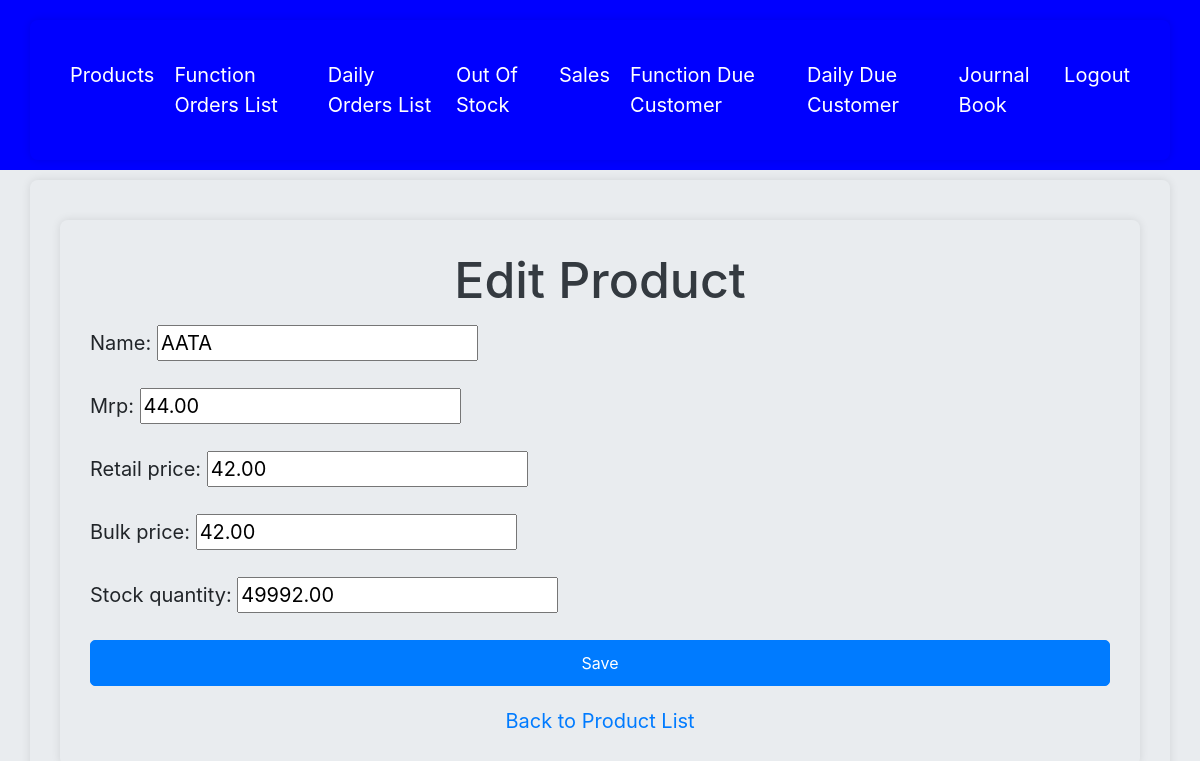
/products/edit/494/ (signed in), run on an earlier commit of the app's database.
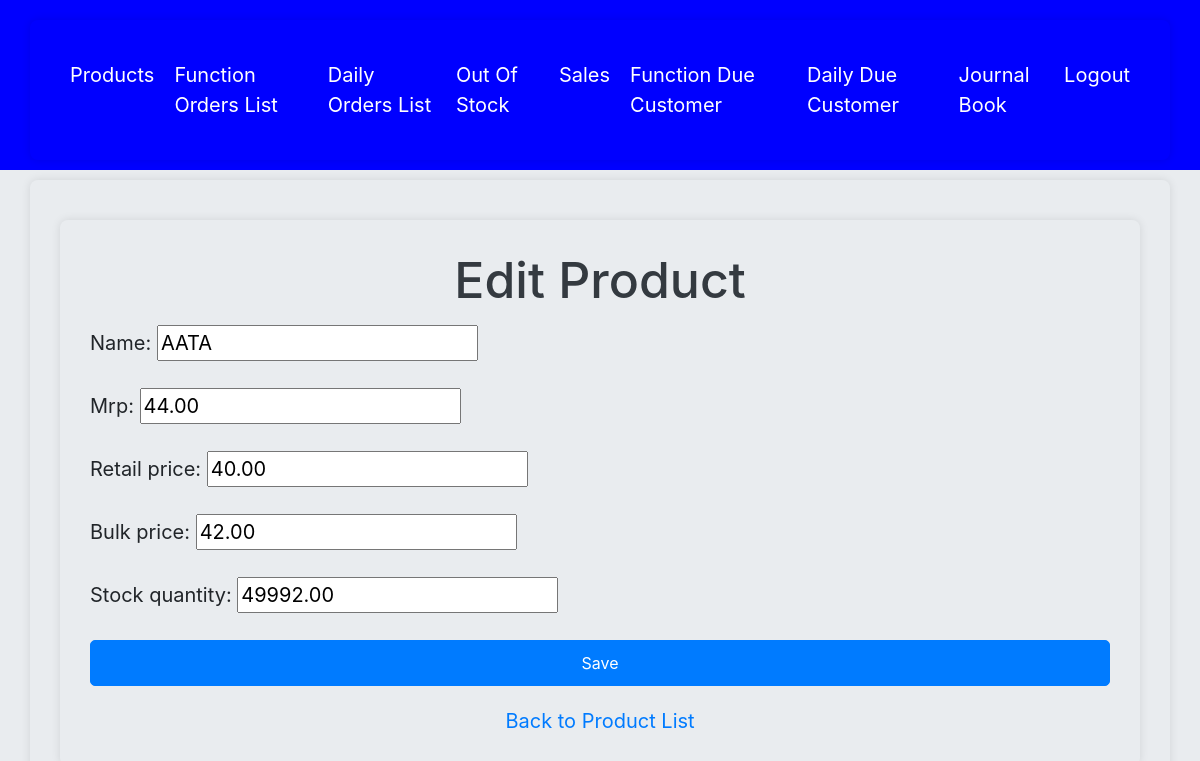
And on a later commit of the database.
### accounts/models.py (models this page shows, shortened)
class Product(models.Model):
    name = models.CharField(max_length=255)
    Retail_price = models.DecimalField(max_digits=10, decimal_places=2,blank=True)
    Bulk_price = models.DecimalField(max_digits=10, decimal_places=2,blank=True)
    mrp = models.DecimalField(max_digits=10, decimal_places=2, blank=True,default=0)  # New MRP field
    stock_quantity = models.DecimalField(max_digits=10, decimal_places=2, default=Decimal('0.00'))  # Change to DecimalField
    created_at = models.DateTimeField(auto_now_add=True)
    updated_at = models.DateTimeField(auto_now=True)

### accounts/views.py (the view)
# urls.py: path('products/edit/<int:pk>/', views.product_update, name='product_update'),
def product_update(request, pk):
    product = get_object_or_404(Product, pk=pk)
    if request.method == 'POST':
        form = ProductForm(request.POST, instance=product)
        if form.is_valid():
            form.save()
            return redirect('product_list')
    else:
        form = ProductForm(instance=product)
    return render(request, 'product_form.html', {'form': form})

### accounts/forms.py
class ProductForm(forms.ModelForm):
    class Meta:
        model = Product
        fields = ['name', 'mrp', 'Retail_price', 'Bulk_price', 'stock_quantity']

### accounts/templates/product_form.html (shortened to what this page needs)
{% extends 'base.html' %}
{% block content %}
<head>
    <link rel="stylesheet" href="https://stackpath.bootstrapcdn.com/bootstrap/4.5.2/css/bootstrap.min.css">
</head>
<body>
    <div class="container">
        <h1>{{ form.instance.pk|yesno:"Edit Product, New Product" }}</h1>
        <form method="post">
            {{ form.as_p }}
            <button type="submit" class="btn btn-primary">Save</button>
        </form>
        <a href="{% url 'product_list' %}" class="back-link">Back to Product List</a>
    </div>
{% endblock %}

What changed in the data, as far as the page shows it:
changed Product "Edit Product": Retail_price "42.00" → "40.00"
